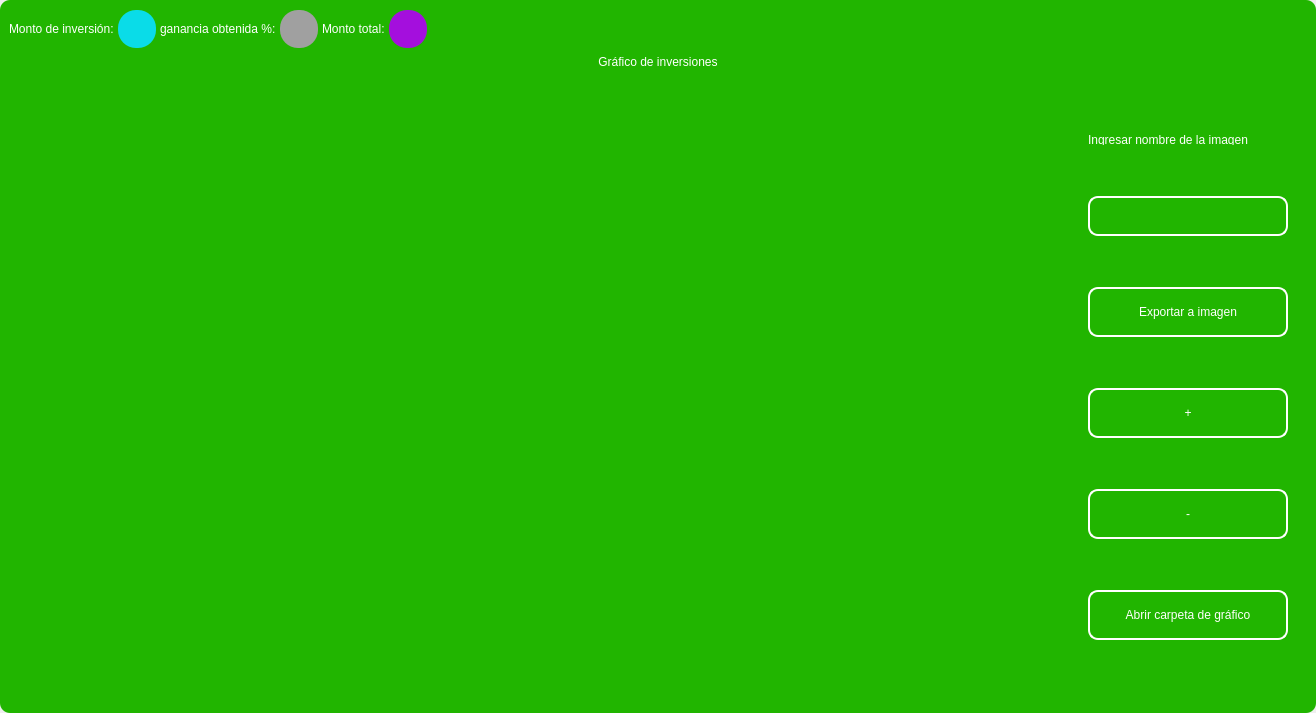
<?xml version="1.0" encoding="UTF-8"?>
<ui version="4.0">
 <class>MainWindow</class>
 <widget class="QMainWindow" name="MainWindow">
  <property name="geometry">
   <rect>
    <x>0</x>
    <y>0</y>
    <width>1316</width>
    <height>713</height>
   </rect>
  </property>
  <property name="windowTitle">
   <string>MainWindow</string>
  </property>
  <property name="styleSheet">
   <string notr="true"/>
  </property>
  <widget class="QWidget" name="centralwidget">
   <property name="styleSheet">
    <string notr="true"/>
   </property>
   <layout class="QVBoxLayout" name="verticalLayout">
    <property name="spacing">
     <number>0</number>
    </property>
    <property name="leftMargin">
     <number>0</number>
    </property>
    <property name="topMargin">
     <number>0</number>
    </property>
    <property name="rightMargin">
     <number>0</number>
    </property>
    <property name="bottomMargin">
     <number>0</number>
    </property>
    <item>
     <widget class="QFrame" name="frame">
      <property name="enabled">
       <bool>true</bool>
      </property>
      <property name="styleSheet">
       <string notr="true">
QFrame {
border-radius:10px;
background-color: rgb(33, 181, 0);
 }
</string>
      </property>
      <property name="frameShape">
       <enum>QFrame::StyledPanel</enum>
      </property>
      <property name="frameShadow">
       <enum>QFrame::Raised</enum>
      </property>
      <layout class="QVBoxLayout" name="verticalLayout_2">
       <item>
        <widget class="QFrame" name="frame_superior">
         <property name="minimumSize">
          <size>
           <width>0</width>
           <height>40</height>
          </size>
         </property>
         <property name="maximumSize">
          <size>
           <width>16777215</width>
           <height>40</height>
          </size>
         </property>
         <property name="styleSheet">
          <string notr="true">QPushButton{
border-radius:18px;
}

QPushButton:hover{
	background-color: rgb(0, 0, 0);
}
</string>
         </property>
         <property name="frameShape">
          <enum>QFrame::StyledPanel</enum>
         </property>
         <property name="frameShadow">
          <enum>QFrame::Raised</enum>
         </property>
         <layout class="QHBoxLayout" name="horizontalLayout_3">
          <property name="spacing">
           <number>4</number>
          </property>
          <property name="leftMargin">
           <number>0</number>
          </property>
          <property name="topMargin">
           <number>0</number>
          </property>
          <property name="rightMargin">
           <number>0</number>
          </property>
          <property name="bottomMargin">
           <number>0</number>
          </property>
          <item>
           <widget class="QLabel" name="label_3">
            <property name="styleSheet">
             <string notr="true">color: rgb(255, 255, 255);
font: 15pt &quot;MS Shell Dlg 2&quot;;</string>
            </property>
            <property name="text">
             <string>Monto de inversión:</string>
            </property>
           </widget>
          </item>
          <item>
           <widget class="QPushButton" name="btn_exit_2">
            <property name="minimumSize">
             <size>
              <width>38</width>
              <height>38</height>
             </size>
            </property>
            <property name="maximumSize">
             <size>
              <width>38</width>
              <height>38</height>
             </size>
            </property>
            <property name="cursor">
             <cursorShape>ArrowCursor</cursorShape>
            </property>
            <property name="styleSheet">
             <string notr="true">background-color: #0adce8;</string>
            </property>
            <property name="text">
             <string/>
            </property>
            <property name="iconSize">
             <size>
              <width>35</width>
              <height>35</height>
             </size>
            </property>
           </widget>
          </item>
          <item>
           <widget class="QLabel" name="label_4">
            <property name="styleSheet">
             <string notr="true">color: rgb(255, 255, 255);
font: 15pt &quot;MS Shell Dlg 2&quot;;</string>
            </property>
            <property name="text">
             <string>ganancia obtenida %:</string>
            </property>
           </widget>
          </item>
          <item>
           <widget class="QPushButton" name="btn_exit_3">
            <property name="minimumSize">
             <size>
              <width>38</width>
              <height>38</height>
             </size>
            </property>
            <property name="maximumSize">
             <size>
              <width>38</width>
              <height>38</height>
             </size>
            </property>
            <property name="cursor">
             <cursorShape>ArrowCursor</cursorShape>
            </property>
            <property name="styleSheet">
             <string notr="true">background-color: #a0a0a0;</string>
            </property>
            <property name="text">
             <string/>
            </property>
            <property name="iconSize">
             <size>
              <width>35</width>
              <height>35</height>
             </size>
            </property>
           </widget>
          </item>
          <item>
           <widget class="QLabel" name="label_5">
            <property name="styleSheet">
             <string notr="true">color: rgb(255, 255, 255);
font: 15pt &quot;MS Shell Dlg 2&quot;;</string>
            </property>
            <property name="text">
             <string>Monto total:</string>
            </property>
           </widget>
          </item>
          <item>
           <widget class="QPushButton" name="btn_exit_4">
            <property name="minimumSize">
             <size>
              <width>38</width>
              <height>38</height>
             </size>
            </property>
            <property name="maximumSize">
             <size>
              <width>38</width>
              <height>38</height>
             </size>
            </property>
            <property name="cursor">
             <cursorShape>ArrowCursor</cursorShape>
            </property>
            <property name="styleSheet">
             <string notr="true">background-color: #a40fdd;</string>
            </property>
            <property name="text">
             <string/>
            </property>
            <property name="iconSize">
             <size>
              <width>35</width>
              <height>35</height>
             </size>
            </property>
           </widget>
          </item>
          <item>
           <spacer name="horizontalSpacer_2">
            <property name="orientation">
             <enum>Qt::Horizontal</enum>
            </property>
            <property name="sizeHint" stdset="0">
             <size>
              <width>443</width>
              <height>20</height>
             </size>
            </property>
           </spacer>
          </item>
          <item>
           <widget class="QPushButton" name="btn_exit">
            <property name="minimumSize">
             <size>
              <width>38</width>
              <height>38</height>
             </size>
            </property>
            <property name="maximumSize">
             <size>
              <width>38</width>
              <height>38</height>
             </size>
            </property>
            <property name="cursor">
             <cursorShape>PointingHandCursor</cursorShape>
            </property>
            <property name="text">
             <string/>
            </property>
            <property name="iconSize">
             <size>
              <width>35</width>
              <height>35</height>
             </size>
            </property>
           </widget>
          </item>
          <item>
           <widget class="QPushButton" name="bt_minimizar">
            <property name="minimumSize">
             <size>
              <width>38</width>
              <height>38</height>
             </size>
            </property>
            <property name="maximumSize">
             <size>
              <width>38</width>
              <height>38</height>
             </size>
            </property>
            <property name="cursor">
             <cursorShape>PointingHandCursor</cursorShape>
            </property>
            <property name="text">
             <string/>
            </property>
            <property name="icon">
             <iconset>
              <normaloff>image/minus.svg</normaloff>image/minus.svg</iconset>
            </property>
            <property name="iconSize">
             <size>
              <width>38</width>
              <height>38</height>
             </size>
            </property>
           </widget>
          </item>
          <item>
           <widget class="QPushButton" name="bt_maximizar">
            <property name="minimumSize">
             <size>
              <width>38</width>
              <height>38</height>
             </size>
            </property>
            <property name="maximumSize">
             <size>
              <width>38</width>
              <height>38</height>
             </size>
            </property>
            <property name="cursor">
             <cursorShape>PointingHandCursor</cursorShape>
            </property>
            <property name="text">
             <string/>
            </property>
            <property name="icon">
             <iconset>
              <normaloff>image/chevron-up.svg</normaloff>image/chevron-up.svg</iconset>
            </property>
            <property name="iconSize">
             <size>
              <width>38</width>
              <height>38</height>
             </size>
            </property>
           </widget>
          </item>
          <item>
           <widget class="QPushButton" name="bt_restaurar">
            <property name="minimumSize">
             <size>
              <width>38</width>
              <height>38</height>
             </size>
            </property>
            <property name="maximumSize">
             <size>
              <width>38</width>
              <height>38</height>
             </size>
            </property>
            <property name="cursor">
             <cursorShape>PointingHandCursor</cursorShape>
            </property>
            <property name="text">
             <string/>
            </property>
            <property name="icon">
             <iconset>
              <normaloff>image/chevron-down.svg</normaloff>image/chevron-down.svg</iconset>
            </property>
            <property name="iconSize">
             <size>
              <width>38</width>
              <height>38</height>
             </size>
            </property>
           </widget>
          </item>
          <item>
           <widget class="QPushButton" name="bt_cerrar">
            <property name="minimumSize">
             <size>
              <width>38</width>
              <height>38</height>
             </size>
            </property>
            <property name="maximumSize">
             <size>
              <width>38</width>
              <height>38</height>
             </size>
            </property>
            <property name="cursor">
             <cursorShape>PointingHandCursor</cursorShape>
            </property>
            <property name="text">
             <string/>
            </property>
            <property name="icon">
             <iconset>
              <normaloff>image/x.svg</normaloff>image/x.svg</iconset>
            </property>
            <property name="iconSize">
             <size>
              <width>38</width>
              <height>38</height>
             </size>
            </property>
           </widget>
          </item>
         </layout>
        </widget>
       </item>
       <item>
        <widget class="QLabel" name="label">
         <property name="styleSheet">
          <string notr="true">font: 30pt &quot;MS Shell Dlg 2&quot;;
color: rgb(255, 255, 255);</string>
         </property>
         <property name="text">
          <string>Gráfico de inversiones</string>
         </property>
         <property name="alignment">
          <set>Qt::AlignCenter</set>
         </property>
        </widget>
       </item>
       <item>
        <widget class="QFrame" name="frame_3">
         <property name="minimumSize">
          <size>
           <width>0</width>
           <height>0</height>
          </size>
         </property>
         <property name="frameShape">
          <enum>QFrame::StyledPanel</enum>
         </property>
         <property name="frameShadow">
          <enum>QFrame::Raised</enum>
         </property>
         <layout class="QHBoxLayout" name="horizontalLayout_4">
          <property name="leftMargin">
           <number>9</number>
          </property>
          <property name="topMargin">
           <number>9</number>
          </property>
          <property name="rightMargin">
           <number>9</number>
          </property>
          <item>
           <widget class="QGraphicsView" name="graphics_view">
            <property name="dragMode">
             <enum>QGraphicsView::NoDrag</enum>
            </property>
            <property name="transformationAnchor">
             <enum>QGraphicsView::NoAnchor</enum>
            </property>
           </widget>
          </item>
          <item>
           <layout class="QVBoxLayout" name="verticalLayout_4">
            <property name="spacing">
             <number>10</number>
            </property>
            <property name="sizeConstraint">
             <enum>QLayout::SetDefaultConstraint</enum>
            </property>
            <property name="leftMargin">
             <number>10</number>
            </property>
            <property name="topMargin">
             <number>10</number>
            </property>
            <property name="rightMargin">
             <number>10</number>
            </property>
            <property name="bottomMargin">
             <number>10</number>
            </property>
            <item>
             <widget class="QLabel" name="label_2">
              <property name="minimumSize">
               <size>
                <width>10</width>
                <height>10</height>
               </size>
              </property>
              <property name="maximumSize">
               <size>
                <width>500</width>
                <height>10</height>
               </size>
              </property>
              <property name="styleSheet">
               <string notr="true">color: rgb(255, 255, 255);
font: 10pt &quot;MS Shell Dlg 2&quot;;</string>
              </property>
              <property name="text">
               <string>Ingresar nombre de la imagen</string>
              </property>
             </widget>
            </item>
            <item>
             <widget class="QLineEdit" name="name_imagetxt">
              <property name="sizePolicy">
               <sizepolicy hsizetype="Fixed" vsizetype="Fixed">
                <horstretch>0</horstretch>
                <verstretch>0</verstretch>
               </sizepolicy>
              </property>
              <property name="minimumSize">
               <size>
                <width>200</width>
                <height>35</height>
               </size>
              </property>
              <property name="maximumSize">
               <size>
                <width>150</width>
                <height>40</height>
               </size>
              </property>
              <property name="styleSheet">
               <string notr="true">QLabel {
	color: rgb(255, 255, 254);
	font: 12pt &quot;Arial&quot;;
	background-color: rgba(0, 0, 0,0);
}

QTextEdit{
background-color: rgba(0, 0, 0,0);
border-radius:10px; 
font: 12pt &quot;Arial&quot;;
color: rgb(255, 255, 254);
border: 2px solid  rgb(255, 255, 255);

}

QTextEdit:hover{
background-color: rgba(0, 0, 0,0);
border-radius:10px; 
font: 12pt &quot;Arial&quot;;
border: 2px solid  rgb(120, 0, 171);
}

QTextEdit:focus{
background-color: rgb(0, 0, 0);
border-radius:10px; 
font: 12pt &quot;Arial&quot;;
border: 2px solid rgb(120, 0, 171);
}

QLineEdit{
background-color: rgba(0, 0, 0,0);
border-radius:10px; 
font: 12pt &quot;Arial&quot;;
color: rgb(255, 255, 254);
border: 2px solid  rgb(255, 255, 255);

}

QLineEdit:hover{
background-color: rgba(0, 0, 0,0);
border-radius:10px; 
font: 12pt &quot;Arial&quot;;
border: 2px solid  rgb(120, 0, 171);
}

QLineEdit:focus{
background-color: rgb(0, 0, 0);
border-radius:10px; 
font: 12pt &quot;Arial&quot;;
border: 2px solid rgb(120, 0, 171);
}

QCheckBox{
	font: 12pt &quot;Arial&quot;;
	color: rgb(255, 255, 255);
}

QCheckBox::indicator {
    width: 18px;
    height:18px;
}

QCheckBox::indicator:unchecked {
   background-image: url(image/square.svg);
}

QCheckBox::indicator:checked {
   background-image: url(image/check-square.svg);
}

QPushButton{
border-radius:10px; 
font: 12pt &quot;Arial&quot;;
color: rgb(255, 255, 254);
border: 2px solid #ffffff;
}

QPushButton:hover{
border-radius:10px; 
font: 12pt &quot;Arial&quot;;
color: rgb(255, 255, 255);
border: 2px solid rgb(120, 0, 171);
	background-color: rgb(120, 0, 171);
}
</string>
              </property>
              <property name="alignment">
               <set>Qt::AlignLeading|Qt::AlignLeft|Qt::AlignVCenter</set>
              </property>
             </widget>
            </item>
            <item>
             <widget class="QPushButton" name="btn_export_image">
              <property name="minimumSize">
               <size>
                <width>50</width>
                <height>40</height>
               </size>
              </property>
              <property name="maximumSize">
               <size>
                <width>300</width>
                <height>50</height>
               </size>
              </property>
              <property name="cursor">
               <cursorShape>PointingHandCursor</cursorShape>
              </property>
              <property name="styleSheet">
               <string notr="true">QPushButton{
border-radius:10px; 
font: 12pt &quot;Arial&quot;;
color: rgb(255, 255, 254);
border: 2px solid #ffffff;
}

QPushButton:hover{
border-radius:10px; 
font: 12pt &quot;Arial&quot;;
color: rgb(255, 255, 255);
border: 2px solid rgb(120, 0, 171);
	background-color: rgb(120, 0, 171);
}</string>
              </property>
              <property name="text">
               <string>Exportar a imagen</string>
              </property>
              <property name="iconSize">
               <size>
                <width>35</width>
                <height>35</height>
               </size>
              </property>
             </widget>
            </item>
            <item>
             <widget class="QPushButton" name="zoom_in_button">
              <property name="minimumSize">
               <size>
                <width>0</width>
                <height>40</height>
               </size>
              </property>
              <property name="maximumSize">
               <size>
                <width>300</width>
                <height>50</height>
               </size>
              </property>
              <property name="cursor">
               <cursorShape>PointingHandCursor</cursorShape>
              </property>
              <property name="styleSheet">
               <string notr="true">QPushButton{
border-radius:10px; 
font: 20pt &quot;Arial&quot;;
color: rgb(255, 255, 254);
border: 2px solid #ffffff;
}

QPushButton:hover{
border-radius:10px; 
font: 12pt &quot;Arial&quot;;
color: rgb(255, 255, 255);
border: 2px solid rgb(120, 0, 171);
	background-color: rgb(120, 0, 171);
}</string>
              </property>
              <property name="text">
               <string>+</string>
              </property>
              <property name="iconSize">
               <size>
                <width>35</width>
                <height>35</height>
               </size>
              </property>
             </widget>
            </item>
            <item>
             <widget class="QPushButton" name="zoom_out_button">
              <property name="minimumSize">
               <size>
                <width>0</width>
                <height>40</height>
               </size>
              </property>
              <property name="maximumSize">
               <size>
                <width>300</width>
                <height>50</height>
               </size>
              </property>
              <property name="cursor">
               <cursorShape>PointingHandCursor</cursorShape>
              </property>
              <property name="styleSheet">
               <string notr="true">QPushButton{
border-radius:10px; 
font: 20pt &quot;Arial&quot;;
color: rgb(255, 255, 254);
border: 2px solid #ffffff;
}

QPushButton:hover{
border-radius:10px; 
font: 12pt &quot;Arial&quot;;
color: rgb(255, 255, 255);
border: 2px solid rgb(120, 0, 171);
	background-color: rgb(120, 0, 171);
}</string>
              </property>
              <property name="text">
               <string>-</string>
              </property>
              <property name="iconSize">
               <size>
                <width>35</width>
                <height>35</height>
               </size>
              </property>
             </widget>
            </item>
            <item>
             <widget class="QPushButton" name="open_explore_file">
              <property name="minimumSize">
               <size>
                <width>0</width>
                <height>40</height>
               </size>
              </property>
              <property name="maximumSize">
               <size>
                <width>300</width>
                <height>50</height>
               </size>
              </property>
              <property name="cursor">
               <cursorShape>PointingHandCursor</cursorShape>
              </property>
              <property name="styleSheet">
               <string notr="true">QPushButton{
border-radius:10px; 
font: 12pt &quot;Arial&quot;;
color: rgb(255, 255, 254);
border: 2px solid #ffffff;
}

QPushButton:hover{
border-radius:10px; 
font: 12pt &quot;Arial&quot;;
color: rgb(255, 255, 255);
border: 2px solid rgb(120, 0, 171);
	background-color: rgb(120, 0, 171);
}</string>
              </property>
              <property name="text">
               <string>Abrir carpeta de gráfico</string>
              </property>
              <property name="iconSize">
               <size>
                <width>35</width>
                <height>35</height>
               </size>
              </property>
             </widget>
            </item>
           </layout>
          </item>
         </layout>
        </widget>
       </item>
      </layout>
     </widget>
    </item>
   </layout>
  </widget>
 </widget>
 <resources/>
 <connections/>
</ui>
